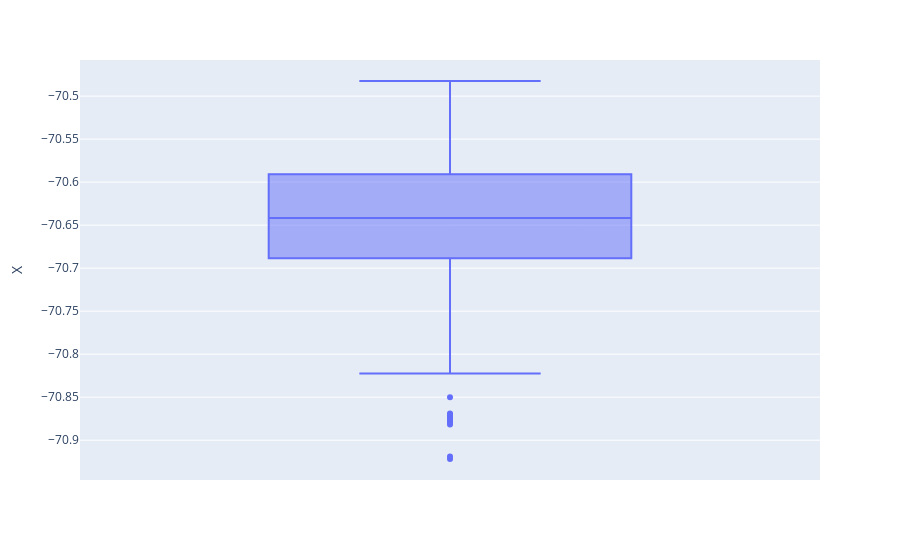

Notebook cell for this chart:
### Markdown cell above
## Limpieza breve de valores outliers posibles presentes en las latitudes y longitudes

A continuación se revisa si existen valores outliers en las latitudes y longitudes del dataset empleado para el modelo de regresión logística.

### Code cell
fig = px.box(df2, y="X")
fig.show()

### Figure 1 — Plotly figure (JSON) as saved in the notebook; plotly's stock layout.template omitted (floating-point values rounded to 4 significant figures; data arrays with more than 128 entries replaced by an {"elided": "..."} marker saying what was removed)
{"data": [{"alignmentgroup": "True", "hovertemplate": "X=%{y}<extra></extra>", "legendgroup": "", "marker": {"color": "#636efa"}, "name": "", "notched": false, "offsetgroup": "", "orientation": "v", "showlegend": false, "type": "box", "x0": " ", "xaxis": "x", "y": {"elided": "7683 float values"}, "y0": " ", "yaxis": "y"}], "layout": {"boxmode": "group", "legend": {"tracegroupgap": 0}, "margin": {"t": 60}, "xaxis": {"anchor": "y", "domain": [0, 1]}, "yaxis": {"anchor": "x", "domain": [0, 1], "title": {"text": "X"}}}}
